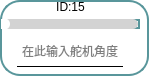
       <widget class="QFrame" name="frame_21">
        <property name="enabled">
         <bool>true</bool>
        </property>
        <property name="layoutDirection">
         <enum>Qt::RightToLeft</enum>
        </property>
        <property name="styleSheet">
         <string notr="true">* {
  background: white; /* 背景改为白色 */
  border: 2px solid #59969b; /* 使用与滑块一致的颜色 */
  border-radius: 20px;
}

</string>
        </property>
        <property name="frameShape">
         <enum>QFrame::StyledPanel</enum>
        </property>
        <property name="frameShadow">
         <enum>QFrame::Raised</enum>
        </property>
        <widget class="QLabel" name="label_id15">
         <property name="geometry">
          <rect>
           <x>1</x>
           <y>2</y>
           <width>139</width>
           <height>10</height>
          </rect>
         </property>
         <property name="minimumSize">
          <size>
           <width>0</width>
           <height>10</height>
          </size>
         </property>
         <property name="maximumSize">
          <size>
           <width>16777215</width>
           <height>10</height>
          </size>
         </property>
         <property name="styleSheet">
          <string notr="true">QLabel{border: none; /* 去掉控件的边框 */}
QLabel{background: none; /* 去掉控件的边框 */}</string>
         </property>
         <property name="text">
          <string>ID:15</string>
         </property>
         <property name="alignment">
          <set>Qt::AlignCenter</set>
         </property>
        </widget>
        <widget class="QLineEdit" name="lineEdit_servo15">
         <property name="enabled">
          <bool>true</bool>
         </property>
         <property name="geometry">
          <rect>
           <x>17</x>
           <y>36</y>
           <width>106</width>
           <height>31</height>
          </rect>
         </property>
         <property name="maximumSize">
          <size>
           <width>120</width>
           <height>16777215</height>
          </size>
         </property>
         <property name="layoutDirection">
          <enum>Qt::LeftToRight</enum>
         </property>
         <property name="styleSheet">
          <string notr="true">QLineEdit {
            border-top: none;
            border-left: none;
            border-right: none;
            border-bottom: 1px solid black;
            background-color: transparent;
        }
        
        QLineEdit:focus {
            border-bottom: 1px solid #2a70f4;
        }</string>
         </property>
         <property name="alignment">
          <set>Qt::AlignCenter</set>
         </property>
         <property name="placeholderText">
          <string>在此输入舵机角度</string>
         </property>
        </widget>
        <widget class="QSlider" name="Slider_Servo15">
         <property name="geometry">
          <rect>
           <x>1</x>
           <y>19</y>
           <width>139</width>
           <height>10</height>
          </rect>
         </property>
         <property name="maximumSize">
          <size>
           <width>16777215</width>
           <height>10</height>
          </size>
         </property>
         <property name="layoutDirection">
          <enum>Qt::LeftToRight</enum>
         </property>
         <property name="styleSheet">
          <string notr="true">QSlider::groove:horizontal {
    border: none;
    height: 10px;
    background-color: lightgray;
    border-radius: 5px;
}

QSlider::handle:horizontal {
    width: 12px; /* 增大滑块的宽度 */
    margin: -1px 0px -1px -5px;
    border-radius: 6px; /* 也可以调整圆角半径以匹配滑块的大小 */
    background-color: white;
}

QSlider::sub-page:horizontal {
    background-color: qlineargradient(x1:0, y1:0, x2:1, y2:1, stop:0 #59969b, stop:1 #04e7fa);
    border-radius: 5px;
}
</string>
         </property>
         <property name="minimum">
          <number>0</number>
         </property>
         <property name="maximum">
          <number>240</number>
         </property>
         <property name="orientation">
          <enum>Qt::Horizontal</enum>
         </property>
         <property name="invertedAppearance">
          <bool>false</bool>
         </property>
         <property name="tickPosition">
          <enum>QSlider::NoTicks</enum>
         </property>
         <property name="tickInterval">
          <number>1</number>
         </property>
        </widget>
       </widget>
